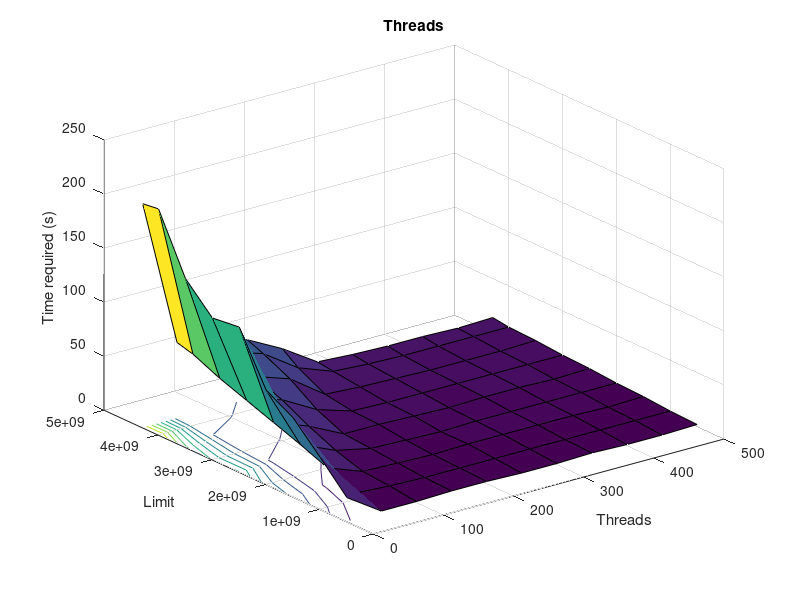
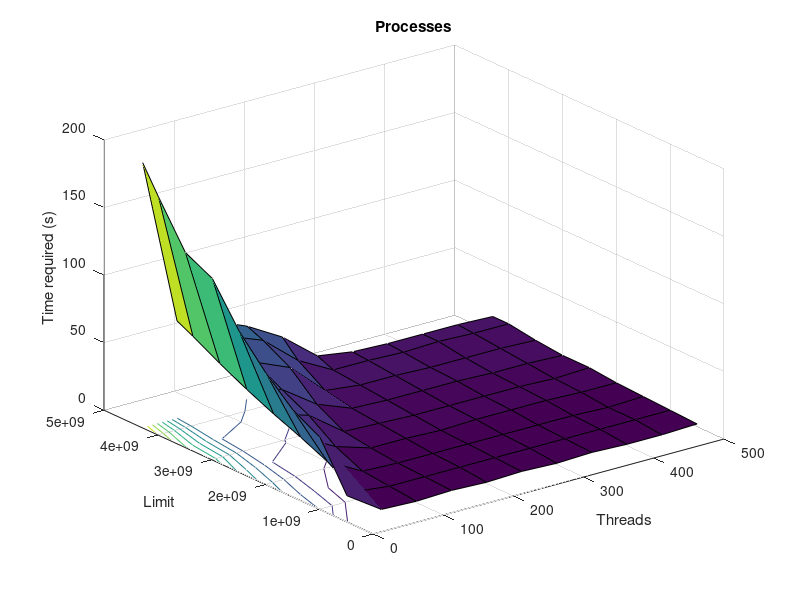

The MATLAB source for these figures, in order:
% Plots values for CS 311 primes program

%=================[ Threads ]======================%
num_threads =      [1 50 100 150 200 250 300 350 400 450 500 
                    1 50 100 150 200 250 300 350 400 450 500 
                    1 50 100 150 200 250 300 350 400 450 500 
                    1 50 100 150 200 250 300 350 400 450 500 
                    1 50 100 150 200 250 300 350 400 450 500 
                    1 50 100 150 200 250 300 350 400 450 500 
                    1 50 100 150 200 250 300 350 400 450 500 
                    1 50 100 150 200 250 300 350 400 450 500
                    1 50 100 150 200 250 300 350 400 450 500];
max_prime =  [500000000 500000000 500000000 500000000 500000000 500000000 500000000 500000000 500000000 500000000 500000000 
              1000000000 1000000000 1000000000 1000000000 1000000000 1000000000 1000000000 1000000000 1000000000 1000000000 1000000000 
              1500000000 1500000000 1500000000 1500000000 1500000000 1500000000 1500000000 1500000000 1500000000 1500000000 1500000000 
              2000000000 2000000000 2000000000 2000000000 2000000000 2000000000 2000000000 2000000000 2000000000 2000000000 2000000000 
              2500000000 2500000000 2500000000 2500000000 2500000000 2500000000 2500000000 2500000000 2500000000 2500000000 2500000000 
              3000000000 3000000000 3000000000 3000000000 3000000000 3000000000 3000000000 3000000000 3000000000 3000000000 3000000000 
              3500000000 3500000000 3500000000 3500000000 3500000000 3500000000 3500000000 3500000000 3500000000 3500000000 3500000000 
              4000000000 4000000000 4000000000 4000000000 4000000000 4000000000 4000000000 4000000000 4000000000 4000000000 4000000000
              4294967295 4294967295 4294967295 4294967295 4294967295 4294967295 4294967295 4294967295 4294967295 4294967295 4294967295];
time = [22.00 1.00 1.00 2.00 2.00 1.00 1.00 2.00 1.00 1.00 2.00 
        48.00 6.00 4.00 3.00 3.00 3.00 3.00 3.00 3.00 3.00 3.00 
        73.00 18.00 6.00 5.00 4.00 5.00 5.00 5.00 5.00 4.00 5.00 
        87.00 28.00 14.00 7.00 6.00 5.00 6.00 6.00 6.00 6.00 6.00 
        134.00 37.00 25.00 9.00 9.00 8.00 7.00 8.00 8.00 7.00 8.00 
        131.00 46.00 38.00 20.00 10.00 9.00 9.00 9.00 9.00 9.00 9.00 
        156.00 55.00 48.00 37.00 14.00 12.00 11.00 10.00 10.00 10.00 11.00 
        209.00 66.00 59.00 49.00 27.00 15.00 13.00 12.00 12.00 12.00 12.00
        207.00 70.00 64.00 55.00 38.00 17.00 15.00 14.00 14.00 13.00 14.00];

figure;
surfc(num_threads,max_prime,time);
title('Threads');
xlabel('Threads');
ylabel('Limit');
zlabel('Time required (s)');
%============================================================%

%=================[ Processes ]======================%
num_processes =      [1 50 100 150 200 250 300 350 400 450 500 
                      1 50 100 150 200 250 300 350 400 450 500 
                      1 50 100 150 200 250 300 350 400 450 500 
                      1 50 100 150 200 250 300 350 400 450 500 
                      1 50 100 150 200 250 300 350 400 450 500 
                      1 50 100 150 200 250 300 350 400 450 500 
                      1 50 100 150 200 250 300 350 400 450 500 
                      1 50 100 150 200 250 300 350 400 450 500
                      1 50 100 150 200 250 300 350 400 450 500];
max_prime =  [500000000 500000000 500000000 500000000 500000000 500000000 500000000 500000000 500000000 500000000 500000000 
              1000000000 1000000000 1000000000 1000000000 1000000000 1000000000 1000000000 1000000000 1000000000 1000000000 1000000000 
              1500000000 1500000000 1500000000 1500000000 1500000000 1500000000 1500000000 1500000000 1500000000 1500000000 1500000000 
              2000000000 2000000000 2000000000 2000000000 2000000000 2000000000 2000000000 2000000000 2000000000 2000000000 2000000000 
              2500000000 2500000000 2500000000 2500000000 2500000000 2500000000 2500000000 2500000000 2500000000 2500000000 2500000000 
              3000000000 3000000000 3000000000 3000000000 3000000000 3000000000 3000000000 3000000000 3000000000 3000000000 3000000000 
              3500000000 3500000000 3500000000 3500000000 3500000000 3500000000 3500000000 3500000000 3500000000 3500000000 3500000000 
              4000000000 4000000000 4000000000 4000000000 4000000000 4000000000 4000000000 4000000000 4000000000 4000000000 4000000000
              4294967295 4294967295 4294967295 4294967295 4294967295 4294967295 4294967295 4294967295 4294967295 4294967295 4294967295];
time = [19.00 2.00 1.00 2.00 1.00 2.00 1.00 2.00 1.00 1.00 2.00 
        53.00 6.00 3.00 3.00 3.00 3.00 3.00 3.00 3.00 3.00 3.00 
        64.00 19.00 5.00 4.00 4.00 4.00 4.00 4.00 4.00 3.00 4.00 
        82.00 28.00 14.00 6.00 6.00 5.00 6.00 6.00 6.00 5.00 5.00 
        104.00 36.00 28.00 9.00 8.00 7.00 7.00 7.00 7.00 6.00 7.00 
        134.00 45.00 38.00 20.00 10.00 9.00 9.00 9.00 8.00 8.00 7.00 
        144.00 55.00 49.00 38.00 14.00 11.00 11.00 10.00 10.00 10.00 9.00 
        176.00 66.00 59.00 49.00 27.00 13.00 13.00 12.00 13.00 12.00 12.00 
        196.00 72.00 65.00 54.00 39.00 18.00 14.00 13.00 13.00 13.00 12.00];

figure(2);
surfc(num_processes,max_prime,time);
title('Processes');
xlabel('Threads');
ylabel('Limit');
zlabel('Time required (s)');
%============================================================%
